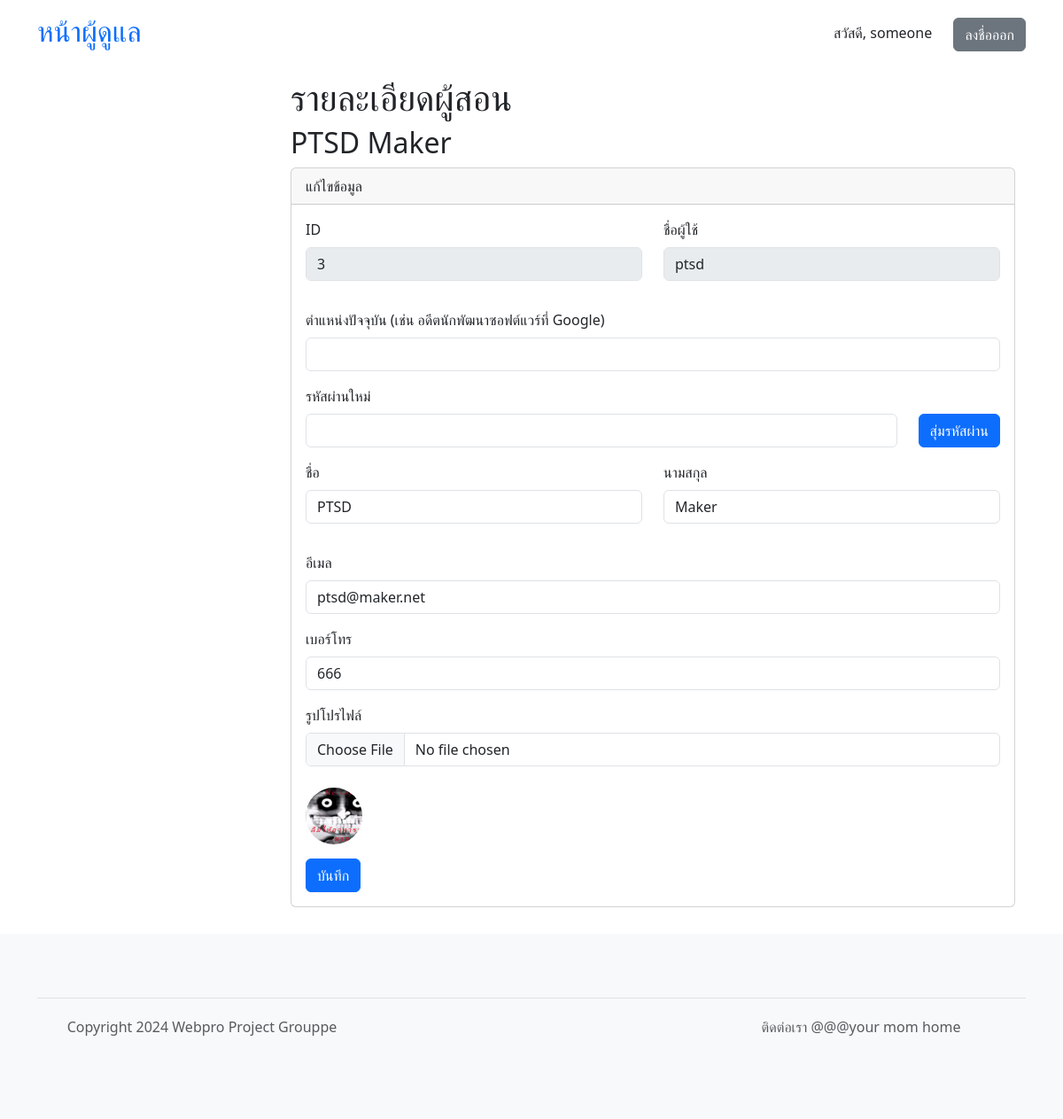
Before: /admin/instructor.php?id=3 (signed in) with the older database file.
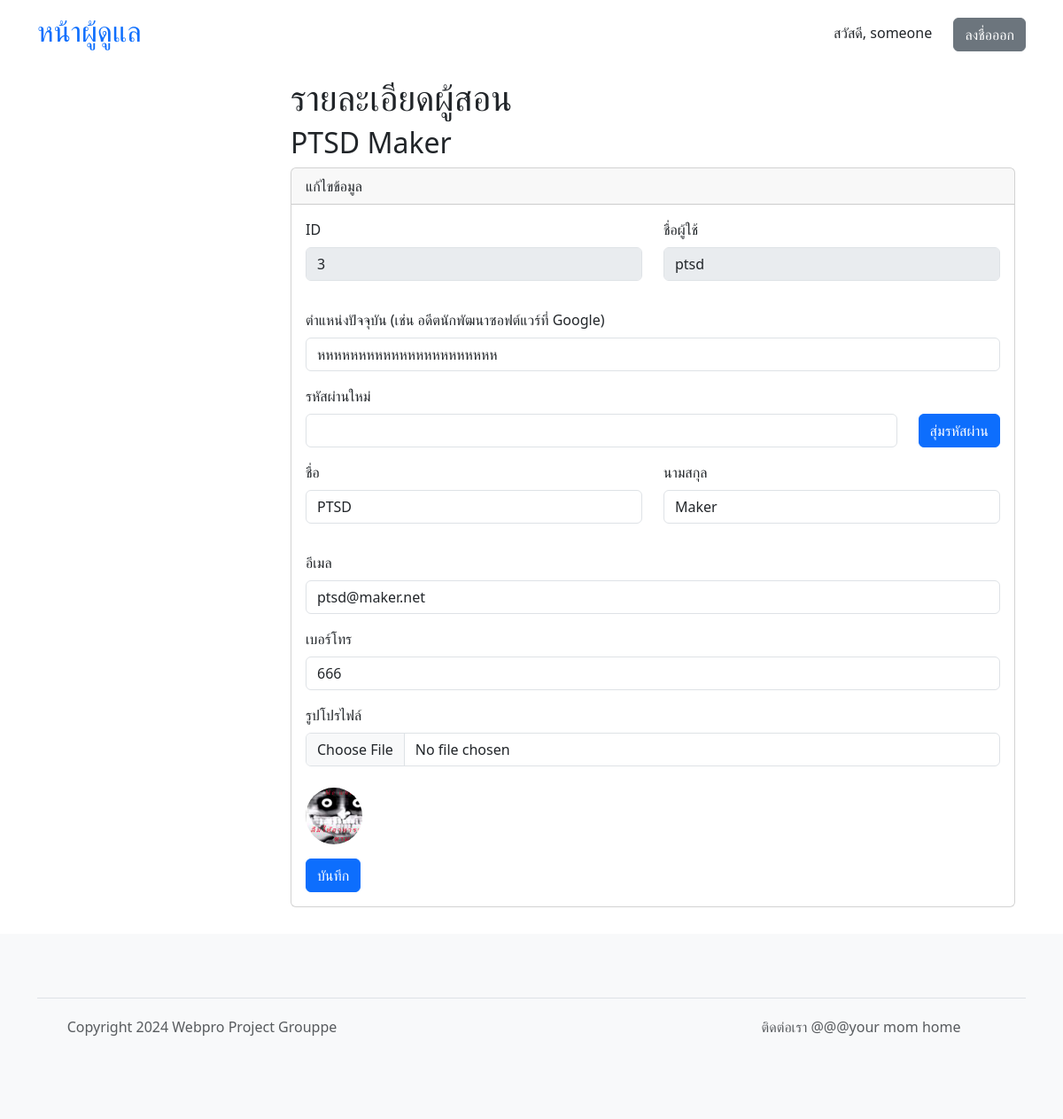
After: the same page with the newer database file.
### tables this page shows
CREATE TABLE "instructors" (
	"id"	INTEGER,
	"username"	VARCHAR(32) NOT NULL,
	"first_name"	VARCHAR(64) NOT NULL,
	"last_name"	VARCHAR(64) NOT NULL,
	"profile_pic_hash"	CHARACTER(32),
	"password"	CHARACTER(72) NOT NULL,
	"role"	CHARACTER(64),
	"email"	CHARACTER(64),
	"phone"	CHARACTER(16),
	"created_date"	DATETIME,
	PRIMARY KEY("id" AUTOINCREMENT)
);

### core.php (called while the page is built, shortened)
<?php
require 'shopping.php';
require 'common.php';
	class App extends SQLite3 {
			?>
				</form><?php
		function get_object($id, $table) {
			$sql = "SELECT *, first_name || ' ' || last_name AS name FROM $table WHERE id = \"" . $id . "\"";
			$ret = $this->query($sql);
			$row = $ret->fetchArray(SQLITE3_ASSOC);
			$row = prepare_other_data($row, '../');
			return $row;
		}
	}
?>

### common.php (called while the page is built, shortened)
<?php
function prepare_other_data($row, $prefix = "") {
	if (isset($row['profile_pic_hash'])) {
		if ($row['profile_pic_hash'] != "") {
			$row['pfplink'] = $prefix . "avatars/" . $row['profile_pic_hash'] . '.jpg';
			return $row;
		}
	}
	$row['pfplink'] = get_pfplink_from_seed('saltPROJECTGROUPPE' . md5($row['username']));
	return $row;
}
	?>

### admin/si_edit.php (the view, shortened to what this page needs)
<?php
$object = null;
if (isset($_GET['id']))
	$object = $db->get_object($_GET['id'], $table);
if ($object != null) {
	$head = $head_1;
	$subhead = "<h2>{$object['name']}</h2>";
	$cardhead = "แก้ไขข้อมูล";
	$required = "";
	$lock = "disabled";
}
?>
<div class="container">
	<h1><?php echo $head ?></h1>
	<?php
		echo $subhead;
	?>
	<div class="card">
		<div class="card-header">
			<?php echo $cardhead ?>
		</div>
		<div class="card-body">
			<form action="<?php echo $logicpage; ?>" method="post" enctype="multipart/form-data">
				<div class="mb-3 row">
					<div class="col mb-3">
						<?php if ($object['id'] != 0) { ?>
						<label for="username" class="form-label <?php echo $required ?>">ID</label>
						<input type="text" class="form-control" id="id" name="id" value="<?php echo $object['id'] ?>" disabled>
						<?php } ?>
					</div>
					<div class="<?php if ($object['id'] != 0) { echo "col"; } else { echo ""; } ?> mb-3">
						<label for="username" class="form-label <?php echo $required ?>">ชื่อผู้ใช้</label>
						<input type="text" class="form-control" id="username" name="username" value="<?php echo $object['username'] ?>" <?php echo $lock ?> >
					</div>
				</div>
				<?php
				if ($table == "instructors") {
					?>
					<div class="mb-3">
						<label for="role" class="form-label
						<?php echo $required ?>">ตำแหน่งปัจจุบัน (เช่น อดีตนักพัฒนาซอฟต์แวร์ที่ Google)</label>
						<div class="mb-3 row">
							<div class="col">
								<input class="form-control" name="role" value="<?php echo $object['role'] ?>">
							</div>
						</div>
					</div>
					<?php
				}
				?>
				<div class="mb-3">
					<label for="password" class="form-label <?php echo $required ?>">รหัสผ่าน<?php echo $object['id'] == 0 ? "" : "ใหม่"; ?></label>
					<div class="mb-3 row">
						<div class="col">
							<input class="form-control" id="password-input" name="password">
						</div>
						<div class="col-auto">
							<button type="button" onclick="passwordgen()" class="btn btn-primary">สุ่มรหัสผ่าน</button>
						</div>
					</div>
				</div>
				<div class="mb-3 row">
					<div class="col mb-3">
						<label for="first_name" class="form-label <?php echo $required ?>">ชื่อ</label>
						<input type="text" class="form-control" id="first_name" name="first_name" value="<?php echo $object['first_name'] ?>">
					</div>
					<div class="col mb-3">
						<label for="last_name" class="form-label <?php echo $required ?>">นามสกุล</label>
						<input type="text" class="form-control" id="last_name" name="last_name" value="<?php echo $object['last_name'] ?>">
					</div>
				</div>
				<div class="mb-3">
					<label for="email" class="form-label <?php echo $required ?>">อีเมล</label>
					<input type="email" class="form-control" id="email" name="email" value="<?php echo $object['email'] ?>">
				</div>
				<div class="mb-3">
					<label for="phone" class="form-label <?php echo $required ?>">เบอร์โทร</label>
					<input type="text" class="form-control" id="phone" name="phone" value="<?php echo $object['phone'] ?>">
				</div>
				<div class="mb-3">
					<label for="pfplink" class="form-label">รูปโปรไฟล์</label>
					<input type="file" class="form-control mb-4" id="pfpFile" name="pfpfile" accept="image/jpeg">
					<?php if ($object['id'] != 0) { ?>
					<img src="<?php echo $object['pfplink'] ?>" alt="avatar" width="64" height="64" class="rounded-circle me-4">
					<?php } else { ?>
					<input type="hidden" name="new">
					<?php } ?>
				</div>
				<button type="submit" class="btn btn-primary">บันทึก</button>
			</form>
		</div>
	</div>
</div>
<?php
require 'template_footer.php';
?>

Changed rows visible on the page:
changed instructors "ptsd": role (not shown) → "หหหหหหหหหหหหหหหหหหหหหห"
